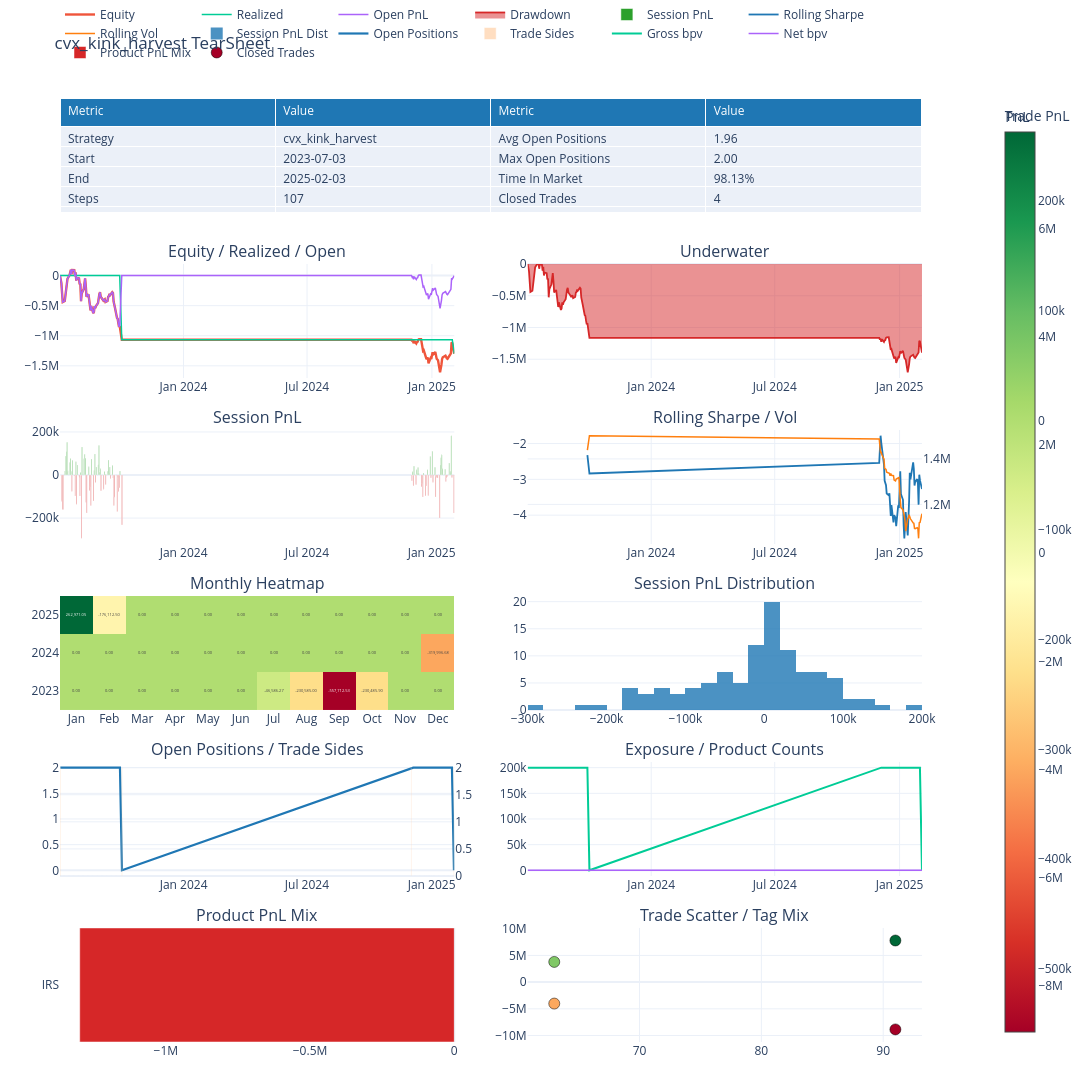

Notebook source saved alongside this figure:
### Markdown cell above
## 8. Tearsheet (plain-stats fallback if plotting is unavailable)

### Code cell
try:
    from IPython.display import display

    from BT.query_tearsheet import QueryBacktestTearSheet

    ts = QueryBacktestTearSheet.from_backtest(bt)
    display(ts.plot_plotly())
except Exception as exc:  # noqa: BLE001 — fallback is the contract
    print(f"tearsheet unavailable ({type(exc).__name__}: {exc}); plain stats:")
    print(f"  marks {len(equity)}, net {equity.iloc[-1]:+,.0f} USD, "
          f"gross {gross_total:+,.0f} USD, fees@1x {fee_total_1x:,.0f} USD, "
          f"episodes {len(priced)}, closed legs {len(closed)}, maxDD {dd.min():,.0f} USD")
